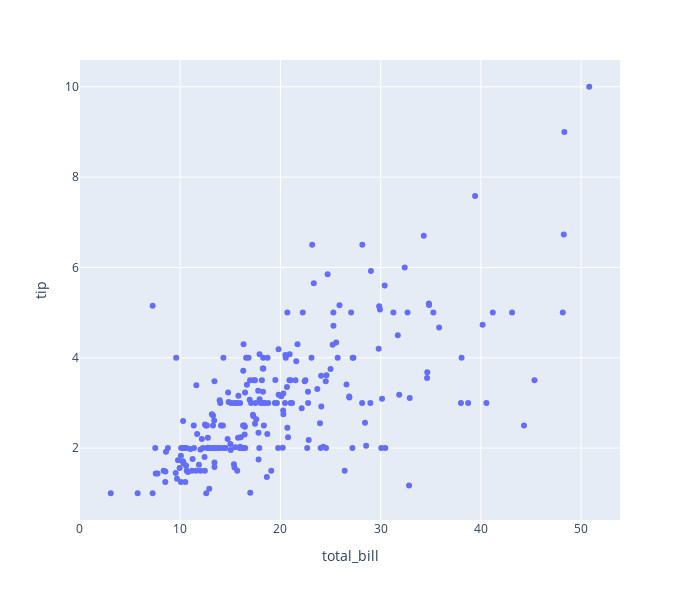

The notebook cell this image was saved under:
### Markdown cell above
numerical data

### Code cell
px.scatter(tips, x='total_bill', y='tip', width=700, height=600)

### Figure 1 — Plotly figure (JSON) as saved in the notebook; plotly's stock layout.template omitted (floating-point values rounded to 4 significant figures; data arrays with more than 128 entries replaced by an {"elided": "..."} marker saying what was removed)
{"data": [{"hovertemplate": "total_bill=%{x}<br>tip=%{y}<extra></extra>", "legendgroup": "", "marker": {"color": "#636efa", "symbol": "circle"}, "mode": "markers", "name": "", "orientation": "v", "showlegend": false, "type": "scatter", "x": {"elided": "244 float values"}, "xaxis": "x", "y": {"elided": "244 float values"}, "yaxis": "y"}], "layout": {"height": 600, "legend": {"tracegroupgap": 0}, "margin": {"t": 60}, "width": 700, "xaxis": {"anchor": "y", "domain": [0, 1], "title": {"text": "total_bill"}}, "yaxis": {"anchor": "x", "domain": [0, 1], "title": {"text": "tip"}}}}
